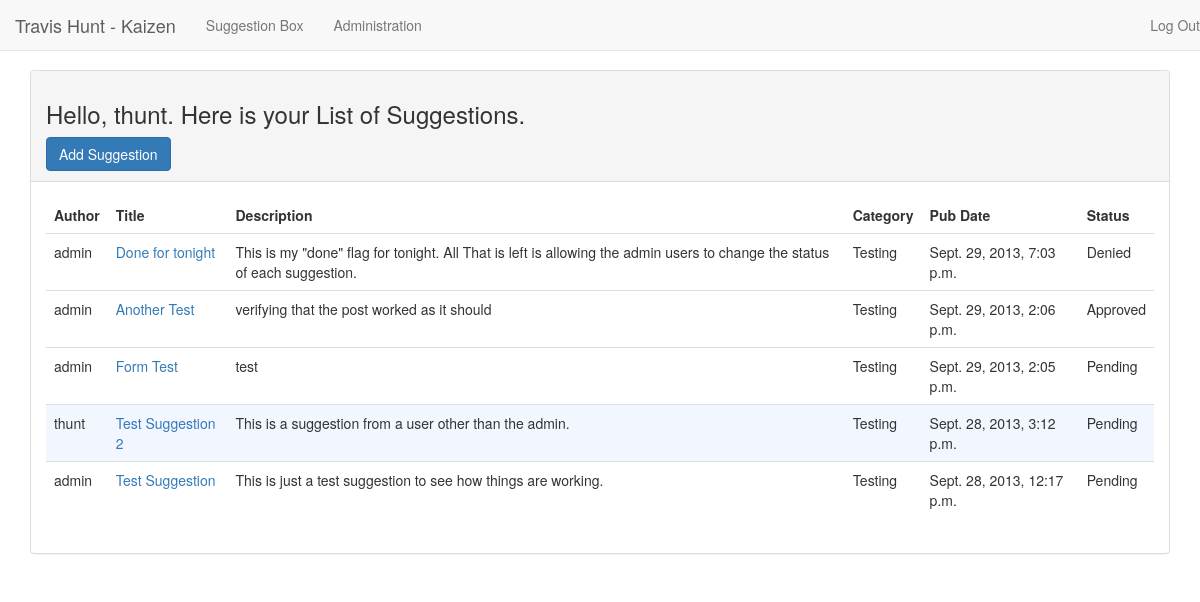
Screenshot of / (signed in) with the database file from the repository.
### suggestionbox/models.py (models this page shows, shortened)
class Suggestion(models.Model):
    user = models.ForeignKey(User)
    title = models.CharField(max_length=100)
    description = models.TextField()
    pub_date = models.DateTimeField(auto_now_add=True)
    status = models.ForeignKey('Status')
    category = models.ForeignKey('Category')

class Category(models.Model):
    title = models.CharField(max_length=100)
    description = models.TextField()
    def __unicode__(self):
        return self.title
    class Meta:
        verbose_name_plural = 'categories'

class Status(models.Model):
    title = models.CharField(max_length=100)
    description = models.TextField()
    def __unicode__(self):
        return self.title
    class Meta:
        verbose_name_plural = 'statuses'

### suggestionbox/views.py (the view)
# urls.py: url(r'^$', views.index, name='index'),
def index(request):
	suggestions = Suggestion.objects.all().order_by('-pub_date')
	context = {
			'suggestions': suggestions,
	}
	return render(request, 'suggestionbox/index.html', context)

### suggestionbox/templates/suggestionbox/index.html (shortened to what this page needs)
{% extends 'base.html' %}
{% block content %}
<div class="panel panel-default">
	<div class="panel-heading">
		{% if user.is_authenticated %}
			<h3>Hello, {{ user.username }}. Here is your List of Suggestions.</h3>
		{% else %}
			<h3>Current List of Suggestions</h3>
		{% endif %}
		{% if user.is_authenticated %}
			<a href="addSuggestion" class="btn btn-primary">Add Suggestion</a>
		{% else %}
			<p> &nbsp; Please log in for more details or to add a suggestion.</p>
		{% endif %}
	</div>
	<div class="panel-body">
		{% if not suggestions %}
			<h1>Suggestion Box is Empty!</h1>
			<p> &nbsp; Would you like to add something? </p>
		{% else %}
			<table class="table">
				<tr style="border: 0px">
                    {% if user.is_authenticated %}
						<th style="border: 0px">Author</th>
	    				<th style="border: 0px">Title</th>
    					<th style="border: 0px">Description</th>
    					<th style="border: 0px">Category</th>
    					<th style="border: 0px">Pub Date</th>
    					<th style="border: 0px">Status</th>
					{% else %}
						<th>Title</th>
    					<th>Category</th>
    					<th>Pub Date</th>
					{% endif %}
    			</tr>
				{% for suggestion in suggestions %}
	                {% if user.username|stringformat:"s" == suggestion.user|stringformat:"s" %}
						<tr style="background: #F2F6FF">
					{% else %}
						<tr>
					{% endif %}
                    {% if user.is_authenticated %}
						<td>{{ suggestion.user }}</td>
						<td><a href="{% url 'suggestionbox:detail' suggestion.id %}">{{ suggestion.title }}</a></td>
						<td>{{ suggestion.description }}</td>
    					<td>{{ suggestion.category }}</td>
    					<td>{{ suggestion.pub_date }}</td>
    					<td>{{ suggestion.status }}</td>
					{% else %}
						<td>{{ suggestion.title }}</td>
    					<td>{{ suggestion.category }}</td>
    					<td>{{ suggestion.pub_date }}</td>
					{% endif %}
				</tr>
		{% endfor %}
			</table>
		{% endif %}
	</div>
</div>
{% endblock %}

### kaizen/templates/base.html (style rules this page uses)
body { padding-top: 70px; }

### rows the page displays
Suggestion: user "admin", title "Done for tonight", description "This is my \"done\" flag for tonight. All That is left is allowing the admin users to change the status of each suggestion.", category "Testing", pub_date "Sept. 29, 2013, 7:03 p.m.", status "Denied"
Suggestion: user "admin", title "Another Test", description "verifying that the post worked as it should", category "Testing", pub_date "Sept. 29, 2013, 2:06 p.m.", status "Approved"
Suggestion: user "admin", title "Form Test", description "test", category "Testing", pub_date "Sept. 29, 2013, 2:05 p.m.", status "Pending"
Suggestion: user "thunt", title "Test Suggestion 2", description "This is a suggestion from a user other than the admin.", category "Testing", pub_date "Sept. 28, 2013, 3:12 p.m.", status "Pending"
Suggestion: user "admin", title "Test Suggestion", description "This is just a test suggestion to see how things are working.", category "Testing", pub_date "Sept. 28, 2013, 12:17 p.m.", status "Pending"

### other values shown
{{ user.username }} "thunt"
